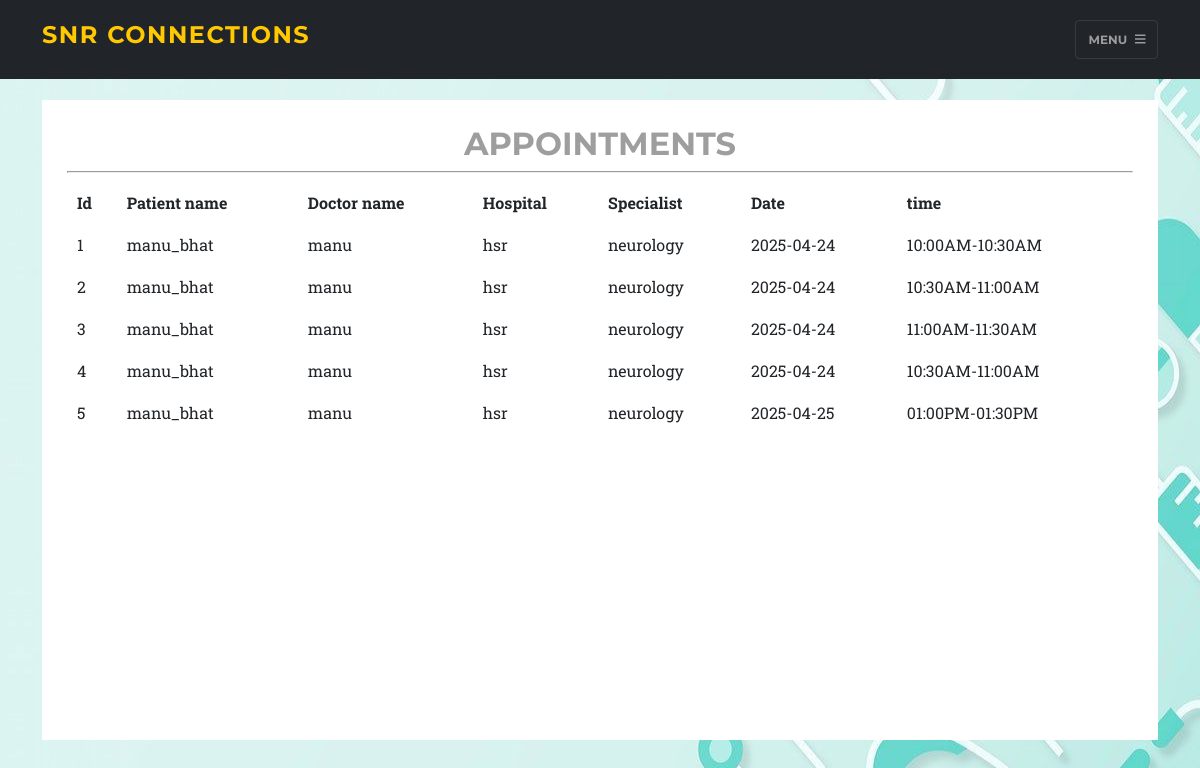
The app's page /appointments with its own data.
### tables this page shows
CREATE TABLE user(
    id INTEGER PRIMARY KEY AUTOINCREMENT, 
    name TEXT, 
    password TEXT, 
    mobile TEXT, 
    email TEXT);

CREATE TABLE doctor(
    id INTEGER PRIMARY KEY AUTOINCREMENT, 
    name TEXT, 
    specialist TEXT,
    mobile TEXT, 
    email TEXT,
    hospital TEXT);

CREATE TABLE appointments (
    AppointmentID INTEGER PRIMARY KEY AUTOINCREMENT, 
    PatientID TEXT,
    DoctorID TEXT,
    hospital TEXT,
    specialist TEXT,
    AppointmentDate TEXT,
    schedule TEXT
);

### app.py (the view)
@app.route('/appointments')
def appointments():
    connection = sqlite3.connect('database.db')
    cursor = connection.cursor()
    query = "SELECT * FROM appointments"
    cursor.execute(query)
    result = cursor.fetchall()
    if result:
        details = []
        for row in result:
            Id = row[0]
            query = "SELECT name, specialist FROM doctor where id = '"+row[2]+"'"
            cursor.execute(query)
            dname = cursor.fetchone()
            dname = dname[0]
            query = "SELECT name FROM user where id = '"+row[1]+"'"
            cursor.execute(query)
            uname = cursor.fetchone()
            uname = uname[0]
            hospital = row[3]
            spe = row[4]
            AppointmentDate = row[5]
            starttime = timings[str(row[6])]['starttime']
            endtime = timings[str(row[6])]['endtime']
            schedule = starttime+'-'+endtime
            details.append([Id, uname, dname, hospital, spe, AppointmentDate, schedule])
        return render_template('appointments.html', details=details)
    else:
        return render_template('userlist.html', msg="appointments not found")

### templates/appointments.html (shortened to what this page needs)
<!DOCTYPE html>
<html lang="en">
    <head>
        <link href="http://127.0.0.1:5000/static/css/styles.css" rel="stylesheet" />
    </head>
    <body id="page-top">
        <nav class="navbar navbar-dark fixed-top" id="mainNav">
            <div class="container">
                <a class="navbar-brand h1" href="/Ahome">SNR Connections</a>
                <button class="navbar-toggler" type="button" data-bs-toggle="collapse" data-bs-target="#navbarResponsive" aria-controls="navbarResponsive" aria-expanded="false" aria-label="Toggle navigation">
                    Menu
                    <i class="fas fa-bars ms-1"></i>
                </button>
            </div>
        </nav>
        <div class="container">
            <div class="row">
                <div class="col-lg-12">
                    <div id="Box">
                              <h2>APPOINTMENTS</h2>
                              <hr>
                              {% if details %}
                              <table class="table">
                                <tr>
                                    <th>Id</th>
                                    <th>Patient name</th>
                                    <th>Doctor name</th>
                                    <th>Hospital</th>
                                    <th>Specialist</th>
                                    <th>Date</th>
                                    <th>time</th>
                                </tr>
                                {% for row in details %}
                                    <tr>
                                        {% for col in row %}
                                            <td>
                                                {{col}}
                                            </td>
                                        {% endfor %}
                                    </tr>
                                {% endfor %}
                              </table>
                              {% else %}
                              <div class="container">
                                <center><h3>{{msg}}</h3></center>
                              </div>
                              {% endif %}
                    </div>
                </div>
            </div>
        </div>
    </body>
</html>

### templates/appointments.html (style rules this page uses)
#Box { padding: 25px; background-color: white; height: 80vh; width: 100%; margin: auto; }
.row { margin-top: 100px; }
body { background-image: url("http://127.0.0.1:5000/static/imgs/bg (2).jpg"); background-repeat: no-repeat; background-attachment: fixed; background-position: center center; background-size: 100% 100vh; }
table { text-align: left !important; }
h1, h2, h3 { text-align: center; }

### records on screen
user: name "manu_bhat"
doctor: name "manu"
appointments: hospital "hsr", specialist "neurology", AppointmentDate "2025-04-24"
appointments: hospital "hsr", specialist "neurology", AppointmentDate "2025-04-24"
appointments: hospital "hsr", specialist "neurology", AppointmentDate "2025-04-24"
appointments: hospital "hsr", specialist "neurology", AppointmentDate "2025-04-24"
appointments: hospital "hsr", specialist "neurology", AppointmentDate "2025-04-25"

### other values on screen
{{ col }} "1" "10:00AM-10:30AM" "2" "10:30AM-11:00AM" "3" "11:00AM-11:30AM" "4" "10:30AM-11:00AM" "5" "01:00PM-01:30PM"
